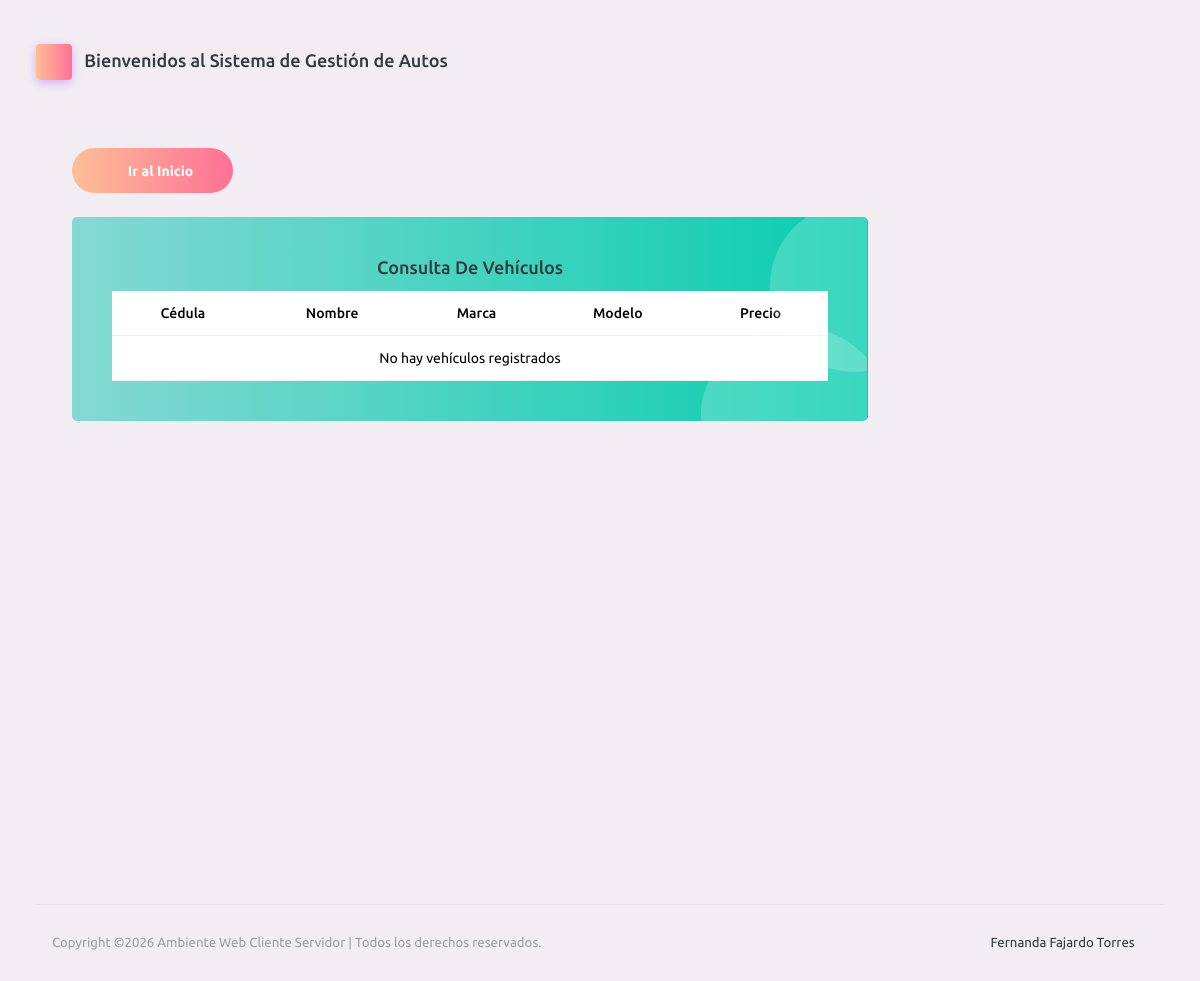
The page /View/vHome/consulta-vehiculos.php on the database as committed earlier.
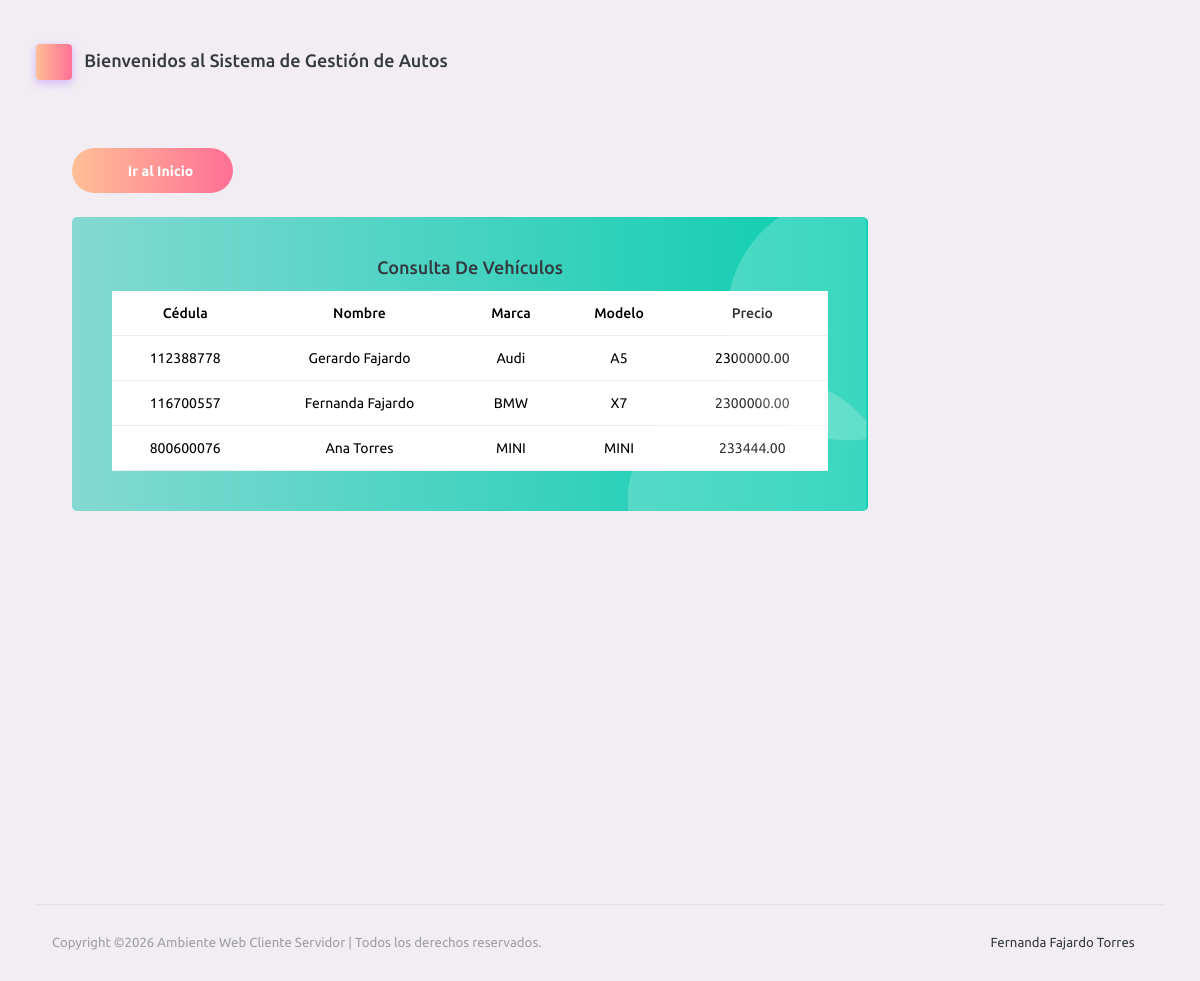
The same page on the database as committed later.
### tables this page shows
CREATE TABLE `vehiculos` (
  `IdVehiculo` int(11) NOT NULL AUTO_INCREMENT,
  `Marca` varchar(100) NOT NULL,
  `Modelo` varchar(100) NOT NULL,
  `Color` varchar(100) NOT NULL,
  `Precio` decimal(18,2) NOT NULL,
  `IdVendedor` int(11) NOT NULL,
  PRIMARY KEY (`IdVehiculo`),
  KEY `FK_Vehiculos_Vendedores` (`IdVendedor`),
  CONSTRAINT `FK_Vehiculos_Vendedores` FOREIGN KEY (`IdVendedor`) REFERENCES `vendedores` (`IdVendedor`)
);

CREATE TABLE `vendedores` (
  `IdVendedor` int(11) NOT NULL AUTO_INCREMENT,
  `Cedula` varchar(50) NOT NULL,
  `Nombre` varchar(100) NOT NULL,
  `Correo` varchar(100) NOT NULL,
  `Estado` bit(1) NOT NULL,
  PRIMARY KEY (`IdVendedor`)
);

### Model/HomeModel.php (called while the page is built, shortened)
<?php
function ConsultarVehiculos()
{
    $context = OpenDataBase();
    $sql = "CALL sp_ConsultarVehiculos()";
    $result = $context->query($sql);
    return $result;
}

### View/vHome/consulta-vehiculos.php (the view, shortened to what this page needs)
<?php
include_once $_SERVER["DOCUMENT_ROOT"] . "/SC-502-Ambiente-Web-Cliente-Servidor-T02/View/layout.php";
include_once $_SERVER["DOCUMENT_ROOT"] . "/SC-502-Ambiente-Web-Cliente-Servidor-T02/Model/HomeModel.php";
$vehiculos = ConsultarVehiculos();
?>
<!DOCTYPE html>
<html lang="en">
<?php
MostrarCSS();
?>
<body>
    <div class="container-scroller">
        <div class="container-fluid page-body-wrapper">
            <div class="main-panel-body">
                <div class="content-wrapper">
                    <?php
                    MostrarHeader();
                    ?>
                    <div class="main-panel">
                        <div class="content-wrapper">
                            <div class="page-header">
                                <a href="inicio.php"
                                    class="btn btn-gradient-danger btn-rounded btn-fw">
                                    <i class="mdi mdi-arrow-left"></i>
                                    Ir al Inicio
                                </a>
                            </div>
                            <div class="row justify-content-center">
                                <div class="col-lg-12 grid-margin stretch-card">
                                    <div class="card bg-gradient-success card-img-holder">
                                        <div class="card-body">
                                            <img src="../assets/images/dashboard/circle.svg" class="card-img-absolute" alt="circle-image" />
                                            <h4 class="card-title text-center">
                                                Consulta de vehículos
                                            </h4>
                                            <table class="table text-center">
                                                <thead>
                                                    <tr>
                                                        <th>Cédula</th>
                                                        <th>Nombre</th>
                                                        <th>Marca</th>
                                                        <th>Modelo</th>
                                                        <th>Precio</th>
                                                    </tr>
                                                </thead>
                                                <tbody>
                                                    <?php if ($vehiculos && $vehiculos->num_rows > 0) { ?>
                                                        <?php while ($row = $vehiculos->fetch_assoc()) { ?>
                                                            <tr>
                                                                <td><?php echo htmlspecialchars($row["Cedula"]); ?></td>
                                                                <td><?php echo htmlspecialchars($row["Nombre"]); ?></td>
                                                                <td><?php echo htmlspecialchars($row["Marca"]); ?></td>
                                                                <td><?php echo htmlspecialchars($row["Modelo"]); ?></td>
                                                                <td><?php echo htmlspecialchars($row["Precio"]); ?></td>
                                                            </tr>
                                                        <?php } ?>
                                                    <?php } else { ?>
                                                        <tr>
                                                            <td colspan="5">No hay vehículos registrados</td>
                                                        </tr>
                                                    <?php } ?>
                                                </tbody>
                                            </table>
                                        </div>
                                    </div>
                                </div>
                            </div>
                        </div>
                    </div>
                    <?php
                    MostrarFooter();
                    ?>
                </div>
            </div>
        </div>
</body>
</html>

### View/layout.php (shortened to what this page needs)
<?php
function MostrarCSS()
{
    echo
        '<head>
            <meta charset="utf-8">
            <meta name="viewport" content="width=device-width, initial-scale=1, shrink-to-fit=no">
            <title>Fernanda Fajardo T02</title>
            <link rel="stylesheet" href="../assets/vendors/mdi/css/materialdesignicons.min.css">
            <link rel="stylesheet" href="../assets/vendors/ti-icons/css/themify-icons.css">
            <link rel="stylesheet" href="../assets/vendors/css/vendor.bundle.base.css">
            <link rel="stylesheet" href="../assets/vendors/font-awesome/css/font-awesome.min.css">
            <link rel="stylesheet" href="../assets/vendors/font-awesome/css/font-awesome.min.css" />
            <link rel="stylesheet" href="../assets/vendors/bootstrap-datepicker/bootstrap-datepicker.min.css">
            <link rel="stylesheet" href="../assets/css/style.css">
        </head>';
}
function MostrarHeader()
{
    echo
        '<div class="page-header">
            <h3 class="page-title">
                <span class="page-title-icon bg-gradient-danger text-white me-2">
                    <i class="mdi mdi-car"></i>
                </span> Bienvenidos al Sistema de Gestión de Autos
            </h3>
        </div>';
}
function MostrarFooter()
{
    echo
        '<footer class="footer">
            <div class="d-sm-flex justify-content-center justify-content-sm-between">
                <span class="text-muted text-center text-sm-left d-block d-sm-inline-block">Copyright ©2026 Ambiente Web Cliente Servidor | Todos los derechos reservados.</span>
                <span class="float-none float-sm-right d-block mt-1 mt-sm-0 text-center">Fernanda Fajardo Torres <i class="mdi mdi-heart text-danger"></i></span>
            </div>
        </footer>';
}
?>

Rows that differ between the two databases and show on the page:
added vehiculos: IdVendedor.Cedula "112388778", IdVendedor.Nombre "Gerardo Fajardo", Marca "Audi", Modelo "A5"
added vehiculos: IdVendedor.Cedula "116700557", IdVendedor.Nombre "Fernanda Fajardo", Marca "BMW", Modelo "X7"
added vehiculos: IdVendedor.Cedula "800600076", IdVendedor.Nombre "Ana Torres", Marca "MINI", Modelo "MINI"
Other text that changed with them:
text no longer shown: "No hay vehículos registrados"
